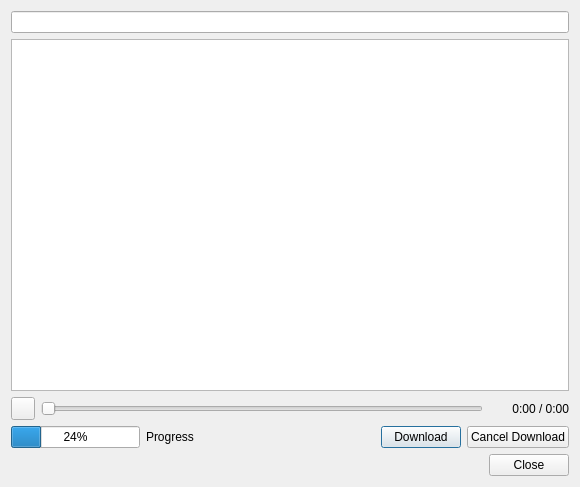
<?xml version="1.0" encoding="UTF-8"?>
<ui version="4.0">
 <class>TvTunesDialog</class>
 <widget class="QDialog" name="TvTunesDialog">
  <property name="windowModality">
   <enum>Qt::WindowModal</enum>
  </property>
  <property name="geometry">
   <rect>
    <x>0</x>
    <y>0</y>
    <width>580</width>
    <height>487</height>
   </rect>
  </property>
  <property name="windowTitle">
   <string>TV Tunes</string>
  </property>
  <property name="modal">
   <bool>true</bool>
  </property>
  <layout class="QVBoxLayout" name="verticalLayout">
   <item>
    <widget class="MyLineEdit" name="searchString"/>
   </item>
   <item>
    <widget class="QTableWidget" name="results">
     <property name="editTriggers">
      <set>QAbstractItemView::NoEditTriggers</set>
     </property>
     <property name="alternatingRowColors">
      <bool>true</bool>
     </property>
     <property name="selectionMode">
      <enum>QAbstractItemView::SingleSelection</enum>
     </property>
     <property name="selectionBehavior">
      <enum>QAbstractItemView::SelectRows</enum>
     </property>
     <property name="showGrid">
      <bool>false</bool>
     </property>
     <attribute name="horizontalHeaderVisible">
      <bool>false</bool>
     </attribute>
     <attribute name="horizontalHeaderStretchLastSection">
      <bool>true</bool>
     </attribute>
     <attribute name="verticalHeaderVisible">
      <bool>false</bool>
     </attribute>
     <column>
      <property name="text">
       <string>Result</string>
      </property>
     </column>
    </widget>
   </item>
   <item>
    <layout class="QHBoxLayout" name="horizontalLayout_7">
     <item>
      <widget class="QToolButton" name="btnPlayPause">
       <property name="cursor">
        <cursorShape>PointingHandCursor</cursorShape>
       </property>
       <property name="text">
        <string/>
       </property>
       <property name="icon">
        <iconset resource="../../MediaElch.qrc">
         <normaloff>:/img/video_play_64.png</normaloff>:/img/video_play_64.png</iconset>
       </property>
      </widget>
     </item>
     <item>
      <widget class="QSlider" name="seekSlider">
       <property name="orientation">
        <enum>Qt::Horizontal</enum>
       </property>
      </widget>
     </item>
     <item>
      <widget class="QLabel" name="time">
       <property name="minimumSize">
        <size>
         <width>80</width>
         <height>0</height>
        </size>
       </property>
       <property name="text">
        <string>0:00 / 0:00</string>
       </property>
       <property name="alignment">
        <set>Qt::AlignRight|Qt::AlignTrailing|Qt::AlignVCenter</set>
       </property>
      </widget>
     </item>
    </layout>
   </item>
   <item>
    <layout class="QHBoxLayout" name="horizontalLayout_4">
     <item>
      <widget class="QProgressBar" name="progressBar">
       <property name="value">
        <number>24</number>
       </property>
      </widget>
     </item>
     <item>
      <widget class="QLabel" name="progress">
       <property name="minimumSize">
        <size>
         <width>100</width>
         <height>0</height>
        </size>
       </property>
       <property name="text">
        <string>Progress</string>
       </property>
       <property name="alignment">
        <set>Qt::AlignLeading|Qt::AlignLeft|Qt::AlignVCenter</set>
       </property>
      </widget>
     </item>
     <item>
      <spacer name="horizontalSpacer_4">
       <property name="orientation">
        <enum>Qt::Horizontal</enum>
       </property>
       <property name="sizeHint" stdset="0">
        <size>
         <width>40</width>
         <height>20</height>
        </size>
       </property>
      </spacer>
     </item>
     <item>
      <widget class="QPushButton" name="buttonDownload">
       <property name="text">
        <string>Download</string>
       </property>
      </widget>
     </item>
     <item>
      <widget class="QPushButton" name="buttonCancelDownload">
       <property name="text">
        <string>Cancel Download</string>
       </property>
      </widget>
     </item>
    </layout>
   </item>
   <item>
    <layout class="QHBoxLayout" name="horizontalLayout">
     <item>
      <spacer name="horizontalSpacer">
       <property name="orientation">
        <enum>Qt::Horizontal</enum>
       </property>
       <property name="sizeHint" stdset="0">
        <size>
         <width>40</width>
         <height>20</height>
        </size>
       </property>
      </spacer>
     </item>
     <item>
      <widget class="QPushButton" name="btnClose">
       <property name="text">
        <string>Close</string>
       </property>
       <property name="autoDefault">
        <bool>false</bool>
       </property>
      </widget>
     </item>
    </layout>
   </item>
  </layout>
 </widget>
 <customwidgets>
  <customwidget>
   <class>MyLineEdit</class>
   <extends>QLineEdit</extends>
   <header>smallWidgets/MyLineEdit.h</header>
  </customwidget>
 </customwidgets>
 <resources>
  <include location="../../MediaElch.qrc"/>
 </resources>
 <connections/>
</ui>
